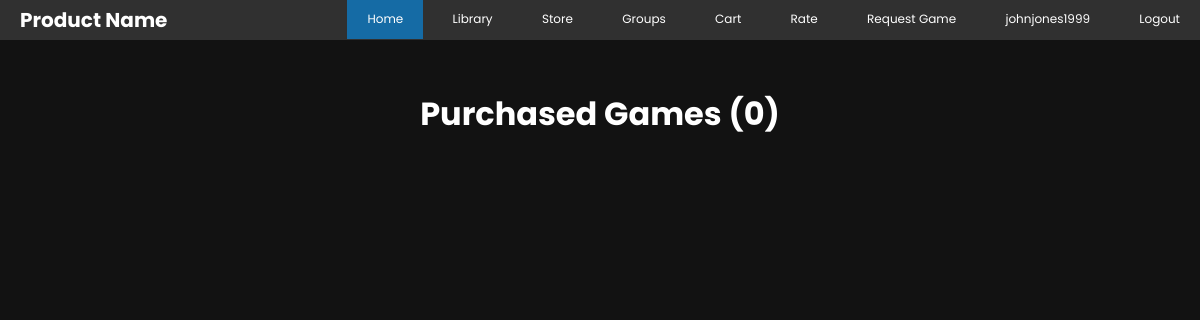
/library.php (signed in), run on an earlier commit of the app's database.
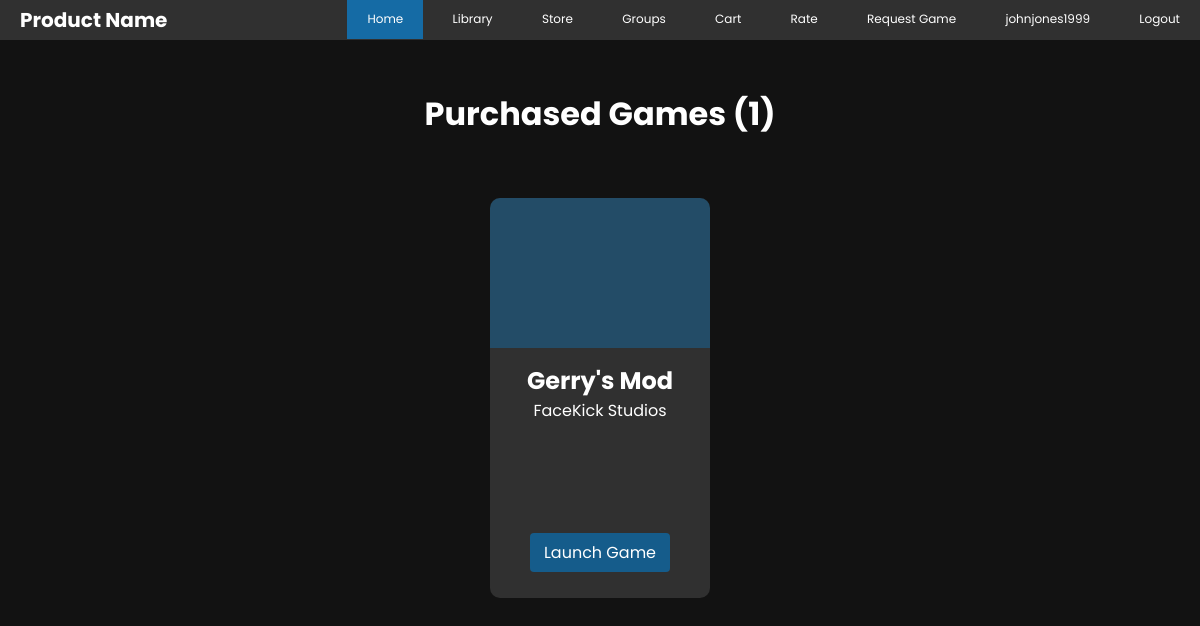
And on a later commit of the database.
### tables this page shows
CREATE TABLE `library` (
  `LibraryID` int NOT NULL AUTO_INCREMENT,
  `UserID` int NOT NULL,
  `GameCount` int NOT NULL DEFAULT '0',
  PRIMARY KEY (`LibraryID`,`UserID`),
  KEY `LIBRARYUSER_FK` (`UserID`),
  CONSTRAINT `LIBRARYUSER_FK` FOREIGN KEY (`UserID`) REFERENCES `user` (`UserID`)
);

CREATE TABLE `game` (
  `GameID` int NOT NULL AUTO_INCREMENT,
  `Title` varchar(64) NOT NULL,
  `AgeRating` char(1) NOT NULL,
  `ReleaseDate` date NOT NULL,
  `Price` decimal(5,2) NOT NULL,
  `Dname` varchar(64) NOT NULL,
  `Greenlit` tinyint(1) DEFAULT '0',
  PRIMARY KEY (`GameID`),
  UNIQUE KEY `Title` (`Title`),
  KEY `GAMEDEV_FK` (`Dname`),
  CONSTRAINT `GAMEDEV_FK` FOREIGN KEY (`Dname`) REFERENCES `developer` (`Dname`),
  CONSTRAINT `RATING_CHECK` CHECK (((`AgeRating` like _utf8mb4'E') or (`AgeRating` like _utf8mb4'T') or (`AgeRating` like _utf8mb4'M')))
);

### classes/DBHandler.php (called while the page is built)
<?php
class DBHandler
{
    public function connect()
    {
        try {
            $username = "root";
            $password = "root";
            $dbh = new PDO('mysql:host=localhost;dbname=gameplatform', $username, $password);
            return $dbh;
        } catch (PDOException $e) {
            print "Error!: " . $e->getMessage() . "<br/>";
            die();
        }
    }
}

### library.php (the view, shortened to what this page needs)
<?php
include "classes/DBHandler.php";
$con = new DBHandler();
$stmt = $con->connect()->prepare("SELECT UserID FROM USER WHERE Username = ?;");
$stmt->execute(array($_SESSION["username"]));
$userID = $stmt->fetchColumn();
$stmt = $con->connect()->prepare("SELECT LibraryID FROM LIBRARY WHERE UserID = ?;");
$stmt->execute(array($userID));
$libraryID = $stmt->fetchColumn();
$stmt = $con->connect()->prepare("SELECT GameID FROM BELONG_TO WHERE LibraryID = ?;");
$stmt->execute(array($libraryID));
$games_in_library = $stmt->fetchAll();
$stmt = $con->connect()->prepare("SELECT GameCount FROM LIBRARY WHERE UserID = ?;");
$stmt->execute(array($userID));
$gameCount = $stmt->fetchColumn();
?>
<!DOCTYPE html>
<html lang="en">
<head>
    <link rel="stylesheet" href="styles/main.css">
    <link rel="stylesheet" href="styles/nav.css">
    <link rel="stylesheet" href="styles/list_preview.css">
</head>
<body>
    <div class="navbar">
        <nav>
            <ul>
                <li><a class="selected" href="index.php">Home</a></li>
                <?php
                if (isset($_SESSION["username"])) {
                ?>
                    <li><a href="library.php">Library</a></li>
                    <li><a href="store.php">Store</a></li>
                    <li><a href="groups.php">Groups</a></li>
                    <li><a href="cart.php">Cart</a></li>
                    <li><a href="rate.php">Rate</a></li>
                    <li><a href="game_release.php">Request Game</a></li>
                    <li><a href="profile.php"><?php echo $_SESSION["username"]; ?></a></li>
                    <li><a href="includes/logout.inc.php">Logout</a></li>
                <?php
                }
                ?>
            </ul>
        </nav>
        <h1>Product Name</h1>
    </div>
    <h1 id="heading">Purchased Games (<?php echo $gameCount ?>)</h1>
    <section class="container">
        <?php
        for ($i = 0; $i < count($games_in_library); $i++) {
            $stmt = $con->connect()->prepare("SELECT * FROM GAME WHERE GameID = ?;");
            $stmt->execute(array($games_in_library[$i]["GameID"]));
            $game_info = $stmt->fetchAll();
            $title = $game_info[$i]["Title"];
            $dev_name = $game_info[$i]["Dname"];
        ?>
            <div class="st_game">
                <div class="game_image"></div>
                <h2><?php echo $title; ?></h2>
                <p><?php echo $dev_name; ?></p>
                <a href=#>Launch Game</a>
            </div>
        <?php
        }
        ?>
    </section>
</body>
</html>

What changed in the data, as far as the page shows it:
changed library: GameCount "0" → "1"
now on this page (row edited): game: Title "Gerry's Mod", Dname "FaceKick Studios"
